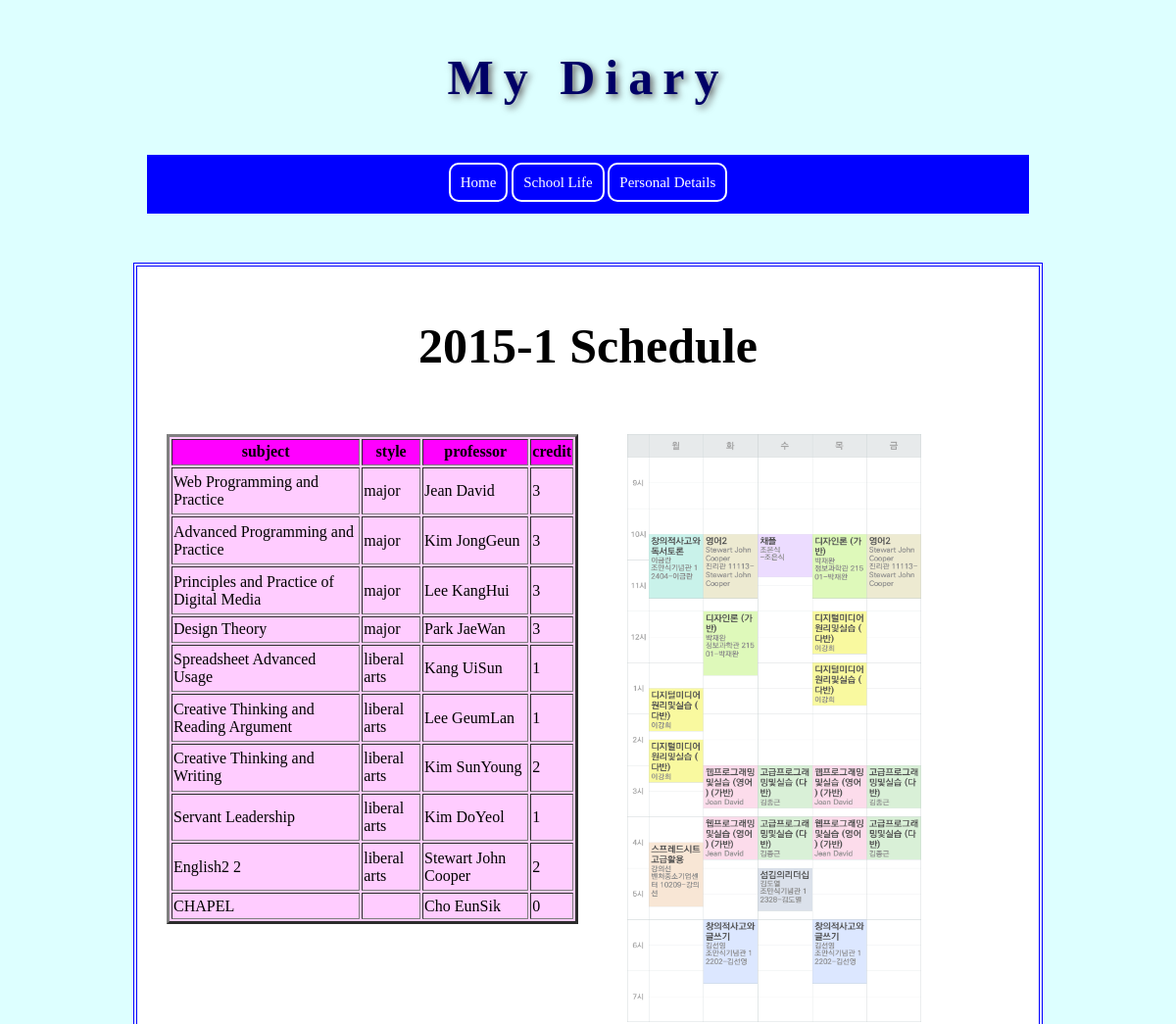
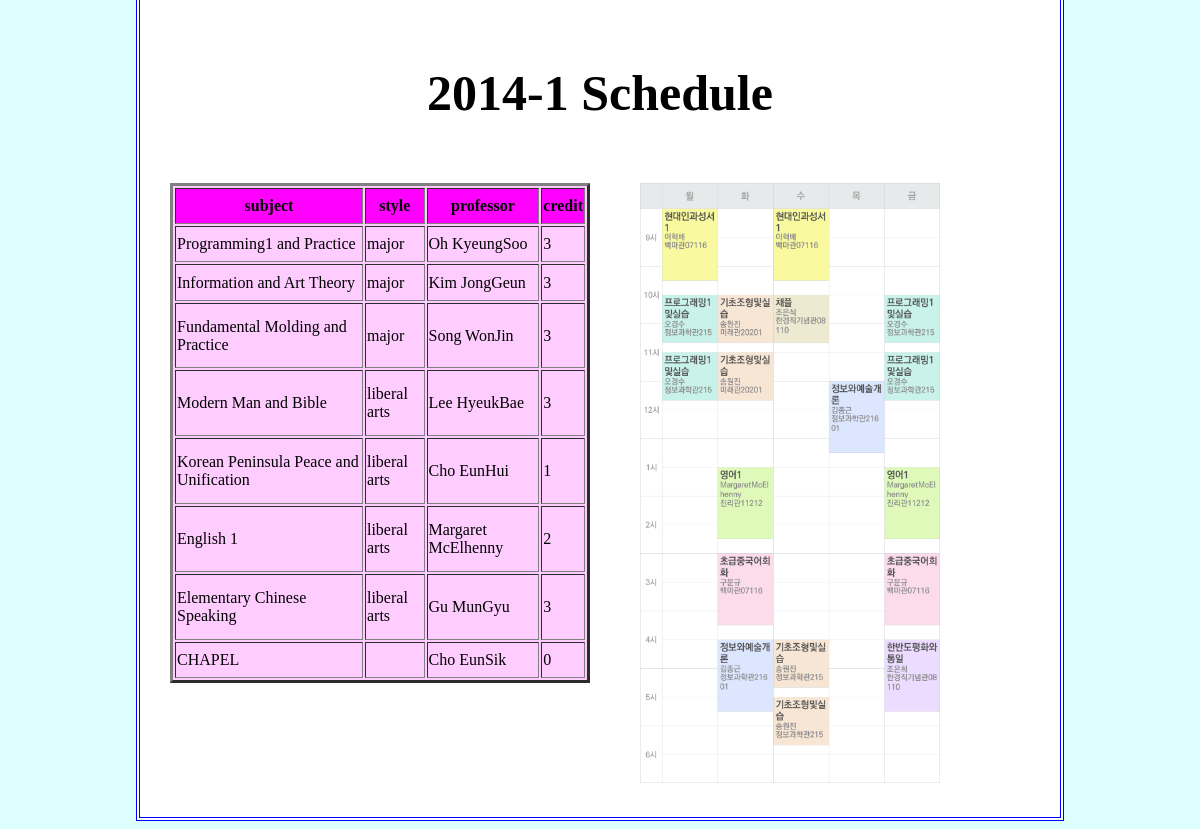
The page /School.php on the database its author committed (2 pictures, top to bottom).
### tables this page shows
CREATE TABLE 2015_Spring_Semester
(
subject CHAR(50), 
style CHAR(50),
professor CHAR(50),
credit INT 

);

CREATE TABLE 2014_Spring_Semester
(
subject CHAR(50), 
style CHAR(50),
professor CHAR(50),
credit INT 

);

### School.php (the view, shortened to what this page needs)
<?php
try{
$db = new PDO("mysql:dbname=schooldb;host=localhost", "ec2-user","123123");
}
catch (PDOException $ex){
	$nok = true;
?>
	<p>Can't connect to the database (Error details: <?= $ex->getMessage() ?>)</p>
<?php
}
if(!$nok)
{
?>
<!DOCTYPE html>
<html lang="en">
	<head>
		<link rel = stylesheet href = "Mystyle.css" type = "text/css">
	</head>
	<body>
	<?php
		$dbmaterials = $db->query("SELECT * FROM 2015_Spring_Semester;");
	?>
		<header>My Diary</header>
		<nav>
			<ul>
				<li><a href="Home.php">Home</a></li>
				<li><a href="School.php">School Life</a></li>
				<li><a href = "Personal_Details.php">Personal Details</a></li>
			</ul>
		</nav>
		<section>
				<div id = "2015-1">
					<h2>2015-1 Schedule</h2>
					<div class = "lecture">
						<table width = "420px" border = "3px" bgcolor = "#FFCCFF">
							<tr>
								<th bgcolor = "#FF00FF">subject</th>
								<th bgcolor = "#FF00FF">style</th>
								<th bgcolor = "#FF00FF">professor</th>
								<th bgcolor = "#FF00FF">credit</th>
							</tr>
							<?php
							foreach($dbmaterials as $stuff){
							?>
							<tr>
								<td><?= $stuff["subject"] ?></td>
								<td><?= $stuff["style"] ?></td>
								<td><?= $stuff["professor"] ?></td>
								<td><?= $stuff["credit"] ?></td>
							</tr>
							<?php } ?>
						</table>
					</div>
					<div class = "schedule">
						<img src = "images/2015-1.png">
					</div>
				</div>
				<div id = "2014-1">
				<h2>2014-1 Schedule</h2>
					<div class = "lecture">
						<table width = "420px" border = "3px" bgcolor = "#FFCCFF">
							<tr>
								<th bgcolor = "#FF00FF">subject</th>
								<th bgcolor = "#FF00FF">style</th>
								<th bgcolor = "#FF00FF">professor</th>
								<th bgcolor = "#FF00FF">credit</th>
							</tr>
							<?php
							$dbmaterials = $db->query("SELECT * FROM 2014_Spring_Semester;");
							foreach($dbmaterials as $stuff){
							?>
							<tr>
								<td><?= $stuff["subject"] ?></td>
								<td><?= $stuff["style"] ?></td>
								<td><?= $stuff["professor"] ?></td>
								<td><?= $stuff["credit"] ?></td>
							</tr>
							<?php } ?>
						</table>
					</div>
					<div class = "schedule">
						<img src = "images/2014-1.png">
					</div>
				</div>
		</section>
<?php } ?>
	</body>
</html>

### Mystyle.css (style rules this page uses)
body { background-color: #DFF; font-family: Typo_MoonFlowerM, Gerogia, serif; }
header { font-family: 'Typo_HongikinganB'; color: #000066; font-size: 50px; font-weight: bolder; text-shadow: 3px 3px 7px #666666; text-align: center; letter-spacing: 0.2em; margin: 50px auto; }
nav { width: 900px; height: 60px; background-color: #0000FF; margin: 50px auto; overflow: hidden; }
nav ul { color: blue; list-style-type: none; color: white; text-align: center; font-size: 15px; padding: 5px; }
nav ul li { display: inline; }
nav ul li a { text-decoration: none; padding: 10px 10px; border: 2px solid white; border-radius: 10px; -moz-border-radius: 10px; -webkit-border-radius: 10px; }
nav ul li a:link { color: white; }
section { width: 900px; border: 4px double blue; margin: 1px auto; padding: 10px; background-color: white; overflow:hidden; }
.schedule img { margin: 20px 30px; height: 600px; width: 300px; }
.lecture table { float: left; margin: 20px; height: 500px; }
section h2 { text-align: center; font-size: 50px; }

### rows shown on the page
2015_spring_semester: subject "Web Programming and Practice", style "major", professor "Jean David", credit "3"
2015_spring_semester: subject "Advanced Programming and Practice", style "major", professor "Kim JongGeun", credit "3"
2015_spring_semester: subject "Principles and Practice of Digital Media", style "major", professor "Lee KangHui", credit "3"
2015_spring_semester: subject "Design Theory", style "major", professor "Park JaeWan", credit "3"
2015_spring_semester: subject "Spreadsheet Advanced Usage", style "liberal arts", professor "Kang UiSun", credit "1"
2015_spring_semester: subject "Creative Thinking and Reading Argument", style "liberal arts", professor "Lee GeumLan", credit "1"
2015_spring_semester: subject "Creative Thinking and Writing", style "liberal arts", professor "Kim SunYoung", credit "2"
2015_spring_semester: subject "Servant Leadership", style "liberal arts", professor "Kim DoYeol", credit "1"
2015_spring_semester: subject "English2 2", style "liberal arts", professor "Stewart John Cooper", credit "2"
2015_spring_semester: subject "CHAPEL", professor "Cho EunSik", credit "0"
2014_spring_semester: subject "Programming1 and Practice", style "major", professor "Oh KyeungSoo", credit "3"
2014_spring_semester: subject "Information and Art Theory", style "major", professor "Kim JongGeun", credit "3"
2014_spring_semester: subject "Fundamental Molding and Practice", style "major", professor "Song WonJin", credit "3"
2014_spring_semester: subject "Modern Man and Bible", style "liberal arts", professor "Lee HyeukBae", credit "3"
2014_spring_semester: subject "Korean Peninsula Peace and Unification", style "liberal arts", professor "Cho EunHui", credit "1"
2014_spring_semester: subject "English 1", style "liberal arts", professor "Margaret McElhenny", credit "2"
2014_spring_semester: subject "Elementary Chinese Speaking", style "liberal arts", professor "Gu MunGyu", credit "3"
